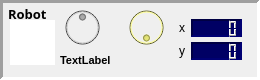
                 <widget class="QFrame" name="frame_robot_2">
                  <property name="enabled">
                   <bool>true</bool>
                  </property>
                  <property name="maximumSize">
                   <size>
                    <width>16777215</width>
                    <height>80</height>
                   </size>
                  </property>
                  <property name="font">
                   <font>
                    <pointsize>8</pointsize>
                    <weight>75</weight>
                    <bold>true</bold>
                   </font>
                  </property>
                  <property name="mouseTracking">
                   <bool>false</bool>
                  </property>
                  <property name="focusPolicy">
                   <enum>Qt::NoFocus</enum>
                  </property>
                  <property name="accessibleName">
                   <string>Robot 0</string>
                  </property>
                  <property name="autoFillBackground">
                   <bool>false</bool>
                  </property>
                  <property name="frameShape">
                   <enum>QFrame::Panel</enum>
                  </property>
                  <property name="frameShadow">
                   <enum>QFrame::Sunken</enum>
                  </property>
                  <property name="lineWidth">
                   <number>3</number>
                  </property>
                  <property name="midLineWidth">
                   <number>0</number>
                  </property>
                  <widget class="QLabel" name="title_robPanel_2">
                   <property name="geometry">
                    <rect>
                     <x>8</x>
                     <y>5</y>
                     <width>55</width>
                     <height>21</height>
                    </rect>
                   </property>
                   <property name="font">
                    <font>
                     <family>Courier 10 Pitch</family>
                     <pointsize>10</pointsize>
                     <weight>75</weight>
                     <bold>true</bold>
                    </font>
                   </property>
                   <property name="autoFillBackground">
                    <bool>false</bool>
                   </property>
                   <property name="styleSheet">
                    <string notr="true">background-color: rgba(255, 255, 255, 0);</string>
                   </property>
                   <property name="text">
                    <string>Robot  </string>
                   </property>
                   <property name="alignment">
                    <set>Qt::AlignLeading|Qt::AlignLeft|Qt::AlignTop</set>
                   </property>
                  </widget>
                  <widget class="QGraphicsView" name="gView_robot_2">
                   <property name="geometry">
                    <rect>
                     <x>10</x>
                     <y>20</y>
                     <width>45</width>
                     <height>45</height>
                    </rect>
                   </property>
                   <property name="mouseTracking">
                    <bool>true</bool>
                   </property>
                   <property name="focusPolicy">
                    <enum>Qt::NoFocus</enum>
                   </property>
                   <property name="frameShape">
                    <enum>QFrame::Panel</enum>
                   </property>
                   <property name="lineWidth">
                    <number>0</number>
                   </property>
                   <property name="backgroundBrush">
                    <brush brushstyle="NoBrush">
                     <color alpha="0">
                      <red>0</red>
                      <green>0</green>
                      <blue>0</blue>
                     </color>
                    </brush>
                   </property>
                   <property name="renderHints">
                    <set>QPainter::Antialiasing|QPainter::TextAntialiasing</set>
                   </property>
                  </widget>
                  <widget class="QDial" name="dial_botVel_2">
                   <property name="enabled">
                    <bool>false</bool>
                   </property>
                   <property name="geometry">
                    <rect>
                     <x>60</x>
                     <y>5</y>
                     <width>45</width>
                     <height>45</height>
                    </rect>
                   </property>
                   <property name="focusPolicy">
                    <enum>Qt::NoFocus</enum>
                   </property>
                   <property name="toolTip">
                    <string>Average wheel velocity</string>
                   </property>
                   <property name="styleSheet">
                    <string notr="true">background-color: rgb(150, 150, 150);</string>
                   </property>
                   <property name="minimum">
                    <number>-100</number>
                   </property>
                   <property name="maximum">
                    <number>100</number>
                   </property>
                   <property name="singleStep">
                    <number>1</number>
                   </property>
                   <property name="pageStep">
                    <number>10</number>
                   </property>
                   <property name="wrapping">
                    <bool>false</bool>
                   </property>
                   <property name="notchTarget">
                    <double>4.000000000000000</double>
                   </property>
                   <property name="notchesVisible">
                    <bool>false</bool>
                   </property>
                  </widget>
                  <widget class="QDial" name="dial_botOrient_2">
                   <property name="enabled">
                    <bool>false</bool>
                   </property>
                   <property name="geometry">
                    <rect>
                     <x>124</x>
                     <y>5</y>
                     <width>45</width>
                     <height>45</height>
                    </rect>
                   </property>
                   <property name="baseSize">
                    <size>
                     <width>0</width>
                     <height>0</height>
                    </size>
                   </property>
                   <property name="focusPolicy">
                    <enum>Qt::NoFocus</enum>
                   </property>
                   <property name="contextMenuPolicy">
                    <enum>Qt::NoContextMenu</enum>
                   </property>
                   <property name="toolTip">
                    <string>Robot's orientation in relation to the opposing end of the field</string>
                   </property>
                   <property name="styleSheet">
                    <string notr="true">background-color: rgb(255, 255, 0);</string>
                   </property>
                   <property name="minimum">
                    <number>-180</number>
                   </property>
                   <property name="maximum">
                    <number>180</number>
                   </property>
                   <property name="singleStep">
                    <number>1</number>
                   </property>
                   <property name="pageStep">
                    <number>5</number>
                   </property>
                   <property name="tracking">
                    <bool>false</bool>
                   </property>
                   <property name="invertedAppearance">
                    <bool>true</bool>
                   </property>
                   <property name="wrapping">
                    <bool>true</bool>
                   </property>
                   <property name="notchTarget">
                    <double>8.699999999999999</double>
                   </property>
                   <property name="notchesVisible">
                    <bool>false</bool>
                   </property>
                  </widget>
                  <widget class="QFrame" name="frame_4">
                   <property name="geometry">
                    <rect>
                     <x>170</x>
                     <y>5</y>
                     <width>81</width>
                     <height>71</height>
                    </rect>
                   </property>
                   <property name="styleSheet">
                    <string notr="true">background-color: rgba(255, 255, 255, 0);</string>
                   </property>
                   <property name="frameShape">
                    <enum>QFrame::NoFrame</enum>
                   </property>
                   <property name="frameShadow">
                    <enum>QFrame::Plain</enum>
                   </property>
                   <property name="lineWidth">
                    <number>0</number>
                   </property>
                   <layout class="QGridLayout" name="gridLayout_8">
                    <property name="leftMargin">
                     <number>9</number>
                    </property>
                    <property name="topMargin">
                     <number>9</number>
                    </property>
                    <property name="rightMargin">
                     <number>9</number>
                    </property>
                    <property name="bottomMargin">
                     <number>9</number>
                    </property>
                    <property name="verticalSpacing">
                     <number>0</number>
                    </property>
                    <item row="1" column="1">
                     <widget class="QLCDNumber" name="lcd_coordY_2">
                      <property name="maximumSize">
                       <size>
                        <width>16777215</width>
                        <height>18</height>
                       </size>
                      </property>
                      <property name="toolTip">
                       <string>Y coordinate from center of field</string>
                      </property>
                      <property name="layoutDirection">
                       <enum>Qt::RightToLeft</enum>
                      </property>
                      <property name="autoFillBackground">
                       <bool>false</bool>
                      </property>
                      <property name="styleSheet">
                       <string notr="true">background-color: rgb(0, 0, 100);</string>
                      </property>
                      <property name="frameShape">
                       <enum>QFrame::Panel</enum>
                      </property>
                      <property name="frameShadow">
                       <enum>QFrame::Sunken</enum>
                      </property>
                      <property name="lineWidth">
                       <number>2</number>
                      </property>
                      <property name="smallDecimalPoint">
                       <bool>false</bool>
                      </property>
                      <property name="digitCount">
                       <number>5</number>
                      </property>
                      <property name="segmentStyle">
                       <enum>QLCDNumber::Outline</enum>
                      </property>
                      <property name="value" stdset="0">
                       <double>0.000000000000000</double>
                      </property>
                     </widget>
                    </item>
                    <item row="0" column="1">
                     <widget class="QLCDNumber" name="lcd_coordX_2">
                      <property name="maximumSize">
                       <size>
                        <width>16777215</width>
                        <height>18</height>
                       </size>
                      </property>
                      <property name="toolTip">
                       <string>X coordinate from center of field</string>
                      </property>
                      <property name="layoutDirection">
                       <enum>Qt::RightToLeft</enum>
                      </property>
                      <property name="autoFillBackground">
                       <bool>false</bool>
                      </property>
                      <property name="styleSheet">
                       <string notr="true">background-color: rgb(0, 0, 100);</string>
                      </property>
                      <property name="frameShape">
                       <enum>QFrame::Panel</enum>
                      </property>
                      <property name="frameShadow">
                       <enum>QFrame::Sunken</enum>
                      </property>
                      <property name="lineWidth">
                       <number>2</number>
                      </property>
                      <property name="midLineWidth">
                       <number>0</number>
                      </property>
                      <property name="smallDecimalPoint">
                       <bool>false</bool>
                      </property>
                      <property name="digitCount">
                       <number>5</number>
                      </property>
                      <property name="segmentStyle">
                       <enum>QLCDNumber::Outline</enum>
                      </property>
                      <property name="value" stdset="0">
                       <double>0.000000000000000</double>
                      </property>
                     </widget>
                    </item>
                    <item row="0" column="0">
                     <widget class="QLabel" name="label_17">
                      <property name="text">
                       <string>x</string>
                      </property>
                     </widget>
                    </item>
                    <item row="1" column="0">
                     <widget class="QLabel" name="label_18">
                      <property name="text">
                       <string>y</string>
                      </property>
                     </widget>
                    </item>
                   </layout>
                  </widget>
                  <widget class="QLabel" name="currBehavior_2">
                   <property name="geometry">
                    <rect>
                     <x>60</x>
                     <y>50</y>
                     <width>101</width>
                     <height>20</height>
                    </rect>
                   </property>
                   <property name="font">
                    <font>
                     <pointsize>8</pointsize>
                    </font>
                   </property>
                   <property name="text">
                    <string>TextLabel</string>
                   </property>
                  </widget>
                 </widget>
